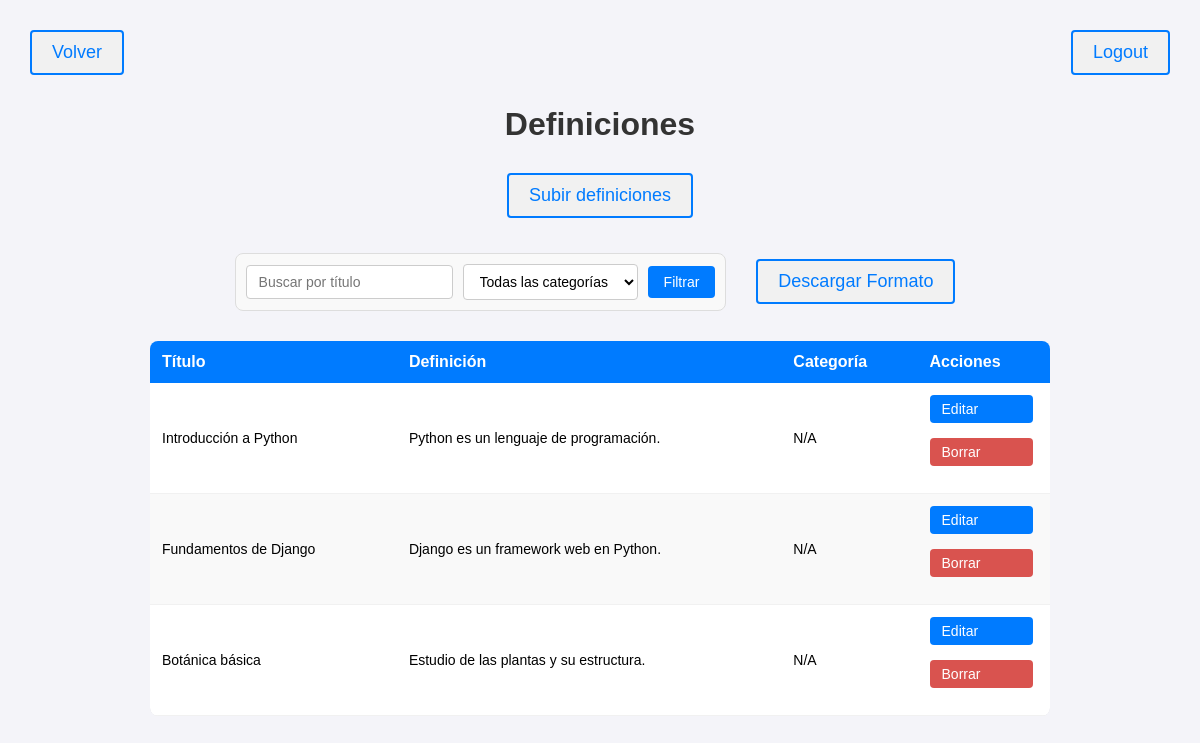
The app's page /verDefiniciones/ (signed in), older data.
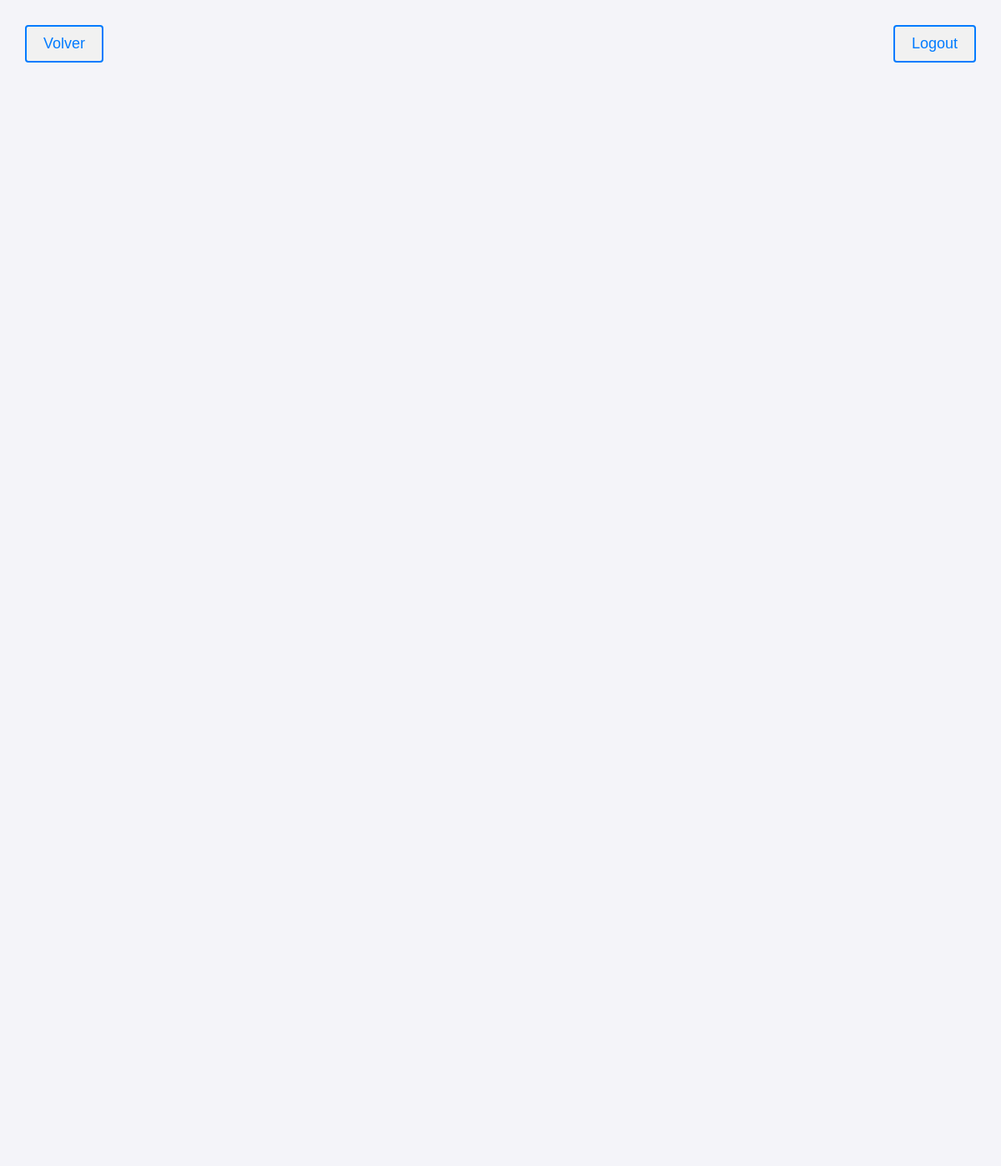
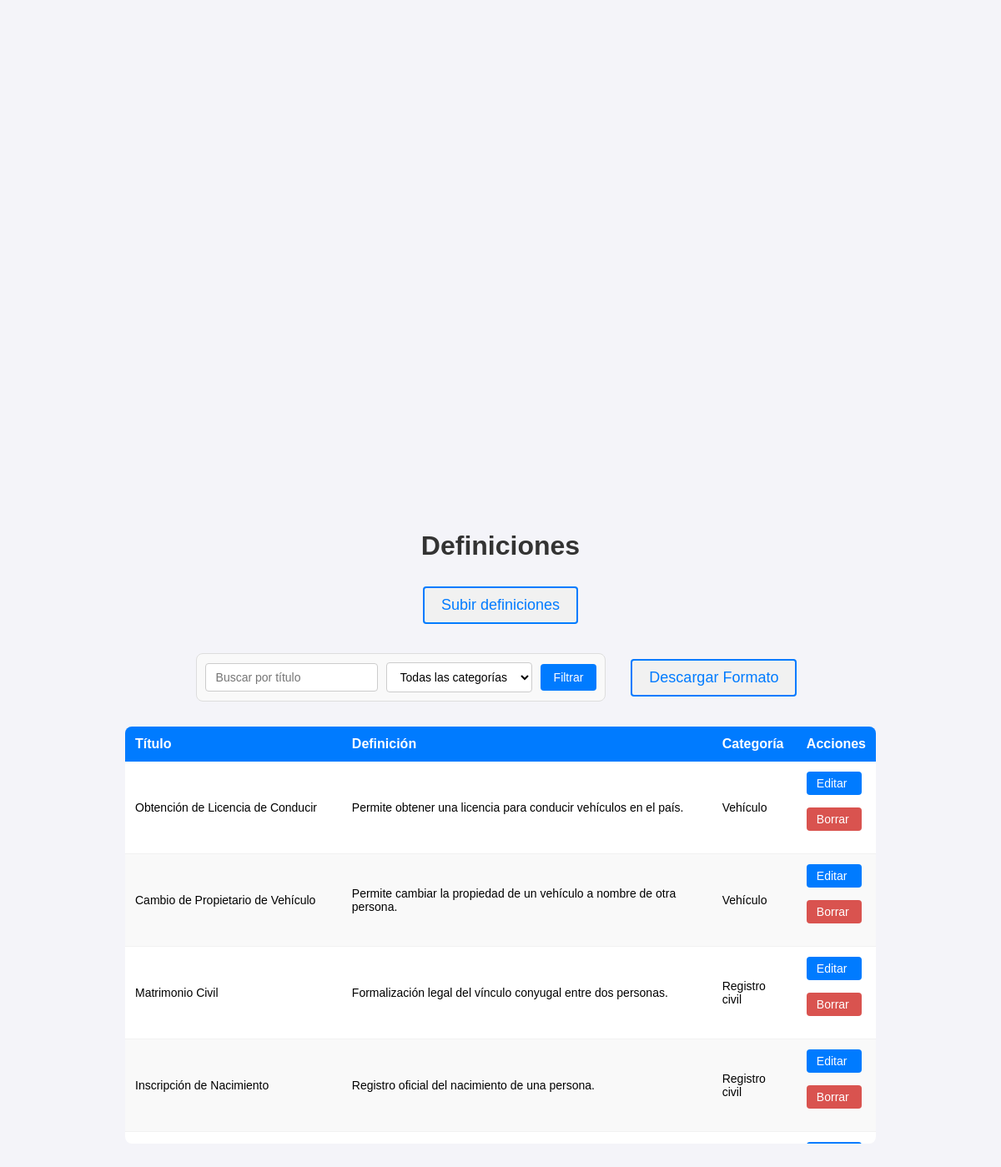
The same page, newer data (2 pictures, top to bottom).
### api/models.py (models this page shows, shortened)
class Definicion(models.Model):
    titulo = models.CharField(max_length=255)
    definicion = models.TextField()
    categoria = models.ForeignKey(Categoria, on_delete=models.SET_NULL, null=True, blank=True)

class Categoria(models.Model):
    nombre = models.CharField(max_length=100, unique=True)  # Nombre de la categoría
    def __str__(self):
        return self.nombre

### api/views.py (the view)
# urls.py: path('verDefiniciones/', views.ver_definiciones, name='verDefiniciones'),
@login_required
@login_required
def ver_definiciones(request):
    titulo = request.GET.get('titulo', '')  # Parámetro para buscar por título
    categoria_id = request.GET.get('categoria', '')  # Parámetro para buscar por ID de categoría
    definiciones = Definicion.objects.all()
    if titulo:
        definiciones = definiciones.filter(titulo__icontains=titulo)
    if categoria_id:
        definiciones = definiciones.filter(categoria_id=categoria_id)  # Filtrar por ID exacta de categoría
    categorias = Categoria.objects.all()
    return render(request, 'verDefiniciones.html', {
        'definiciones': definiciones,
        'categorias': categorias,
    })

### api/templates/verDefiniciones.html (shortened to what this page needs)
{% load static %}
<!DOCTYPE html>
<html>
<head>
    <link rel="stylesheet" href="{% static 'ver.css' %}">
</head>
<body>
    <form method="post" action="{% url 'logout' %}">
        <button class="boton logout" type="submit">Logout</button>
    </form>
    <a href="{% url 'general' %}" class="boton volver">Volver</a>
    <h1>Definiciones</h1>
    <a href="{% url 'subirDefiniciones' %}" class="boton">Subir definiciones</a>
    <div class="form-group">
        <form method="get" action="{% url 'verDefiniciones' %}" class="filter-container">
            <input type="text" name="titulo" placeholder="Buscar por título" value="{{ request.GET.titulo }}">
            <select name="categoria">
                <option value="">Todas las categorías</option>
            </select>
            <button type="submit">Filtrar</button>
        </form>
        <form action="{% url 'descargarDefiniciones' %}" method="get">
            <button class="boton subir" type="submit">Descargar Formato</button>
        </form>
    </div>
    <div class="table-container">
        <table>
            <thead>
                <tr>
                    <th>Título</th>
                    <th>Definición</th>
                    <th>Categoría</th>
                    <th>Acciones</th>
                </tr>
            </thead>
            <tbody>
                {% for definicion in definiciones %}
                <tr>
                    <td>{{ definicion.titulo }}</td>
                    <td>{{ definicion.definicion }}</td>
                    <td>{{ definicion.categoria|default:"N/A" }}</td>
                    <td>
                        <a href="{% url 'editarDefinicion' definicion.id %}" class="action-button">Editar</a>
                        <a href="{% url 'borrarDefinicion' definicion.id %}" class="action-button delete-button">Borrar</a>
                    </td>
                </tr>
                {% empty %}
                <tr>
                    <td colspan="4">No se encontraron resultados.</td>
                </tr>
                {% endfor %}
            </tbody>
        </table>
    </div>
</body>
</html>

Row changes from the older to the newer data that the page shows:
removed Definicion: titulo "Introducción a Python", definicion "Python es un lenguaje de programación.", categoria "N/A"
removed Definicion: titulo "Fundamentos de Django", definicion "Django es un framework web en Python.", categoria "N/A"
removed Definicion: titulo "Botánica básica", definicion "Estudio de las plantas y su estructura.", categoria "N/A"
added Definicion: titulo "Obtención de Licencia de Conducir", definicion "Permite obtener una licencia para conducir vehículos en el país.", categoria "Vehículo"
added Definicion: titulo "Cambio de Propietario de Vehículo", definicion "Permite cambiar la propiedad de un vehículo a nombre de otra persona.", categoria "Vehículo"
added Definicion: titulo "Matrimonio Civil", definicion "Formalización legal del vínculo conyugal entre dos personas.", categoria "Registro civil"
added Definicion: titulo "Inscripción de Nacimiento", definicion "Registro oficial del nacimiento de una persona.", categoria "Registro civil"
